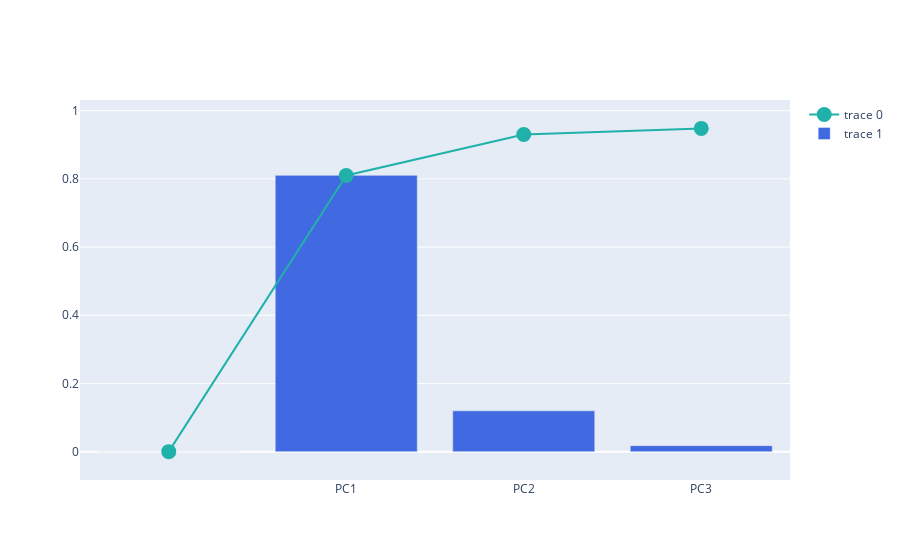

Source (notebook cell):
### Code cell
# explained variance + cumulative variance
# https://plotly.com/python/creating-and-updating-figures

import plotly.graph_objects as go
fig = go.Figure()

fig.add_trace(
    go.Scatter(
        x=df_explained_variance['PC'],
        y=df_explained_variance['Cumulative Variance'],
        marker=dict(size=15, color='LightSeaGreen')
    ))

fig.add_trace(
    go.Bar(
        x=df_explained_variance['PC'],
        y=df_explained_variance['Explained Variance'],
        marker=dict(color='RoyalBlue')
    ))

fig.show()

### Figure 1 — Plotly figure (JSON) as saved in the notebook; plotly's stock layout.template omitted (floating-point values rounded to 4 significant figures)
{"data": [{"marker": {"color": "LightSeaGreen", "size": 15}, "type": "scatter", "x": ["", "PC1", "PC2", "PC3"], "y": [0, 0.81, 0.93, 0.948]}, {"marker": {"color": "RoyalBlue"}, "type": "bar", "x": ["", "PC1", "PC2", "PC3"], "y": [0, 0.8102, 0.1196, 0.01757]}], "layout": {}}
